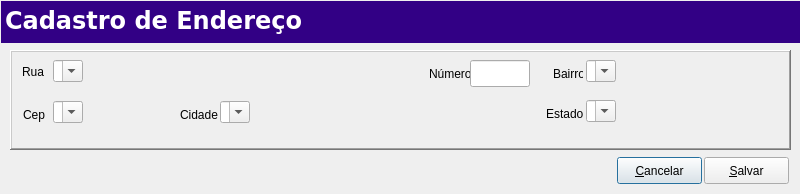
<?xml version="1.0" encoding="UTF-8"?>
<ui version="4.0">
 <class>Editaddress</class>
 <widget class="QDialog" name="Editaddress">
  <property name="geometry">
   <rect>
    <x>0</x>
    <y>0</y>
    <width>800</width>
    <height>194</height>
   </rect>
  </property>
  <property name="windowTitle">
   <string>Edit</string>
  </property>
  <widget class="QFrame" name="frame">
   <property name="geometry">
    <rect>
     <x>10</x>
     <y>50</y>
     <width>781</width>
     <height>100</height>
    </rect>
   </property>
   <property name="frameShape">
    <enum>QFrame::WinPanel</enum>
   </property>
   <property name="frameShadow">
    <enum>QFrame::Raised</enum>
   </property>
   <widget class="QLabel" name="Lblstreet">
    <property name="geometry">
     <rect>
      <x>12</x>
      <y>13</y>
      <width>31</width>
      <height>17</height>
     </rect>
    </property>
    <property name="text">
     <string>Rua</string>
    </property>
   </widget>
   <widget class="SComboBox" name="CmbBxstreet">
    <property name="geometry">
     <rect>
      <x>43</x>
      <y>10</y>
      <width>361</width>
      <height>27</height>
     </rect>
    </property>
    <property name="editable">
     <bool>true</bool>
    </property>
    <property name="sizeAdjustPolicy">
     <enum>QComboBox::AdjustToContents</enum>
    </property>
    <item>
     <property name="text">
      <string/>
     </property>
    </item>
   </widget>
   <widget class="QLabel" name="Lblnumber">
    <property name="geometry">
     <rect>
      <x>419</x>
      <y>15</y>
      <width>41</width>
      <height>17</height>
     </rect>
    </property>
    <property name="text">
     <string>Número</string>
    </property>
   </widget>
   <widget class="QLineEdit" name="LnEdtnumber">
    <property name="geometry">
     <rect>
      <x>460</x>
      <y>10</y>
      <width>60</width>
      <height>27</height>
     </rect>
    </property>
   </widget>
   <widget class="QLabel" name="Lblcep">
    <property name="geometry">
     <rect>
      <x>13</x>
      <y>56</y>
      <width>30</width>
      <height>17</height>
     </rect>
    </property>
    <property name="text">
     <string>Cep</string>
    </property>
   </widget>
   <widget class="SComboBox" name="CmbBxcep">
    <property name="geometry">
     <rect>
      <x>43</x>
      <y>51</y>
      <width>101</width>
      <height>27</height>
     </rect>
    </property>
    <property name="editable">
     <bool>true</bool>
    </property>
    <property name="sizeAdjustPolicy">
     <enum>QComboBox::AdjustToContents</enum>
    </property>
    <item>
     <property name="text">
      <string/>
     </property>
    </item>
   </widget>
   <widget class="QLabel" name="LblNeighborhood">
    <property name="geometry">
     <rect>
      <x>543</x>
      <y>15</y>
      <width>30</width>
      <height>17</height>
     </rect>
    </property>
    <property name="text">
     <string>Bairro</string>
    </property>
   </widget>
   <widget class="SComboBox" name="CmbBxNeighborhood">
    <property name="geometry">
     <rect>
      <x>576</x>
      <y>10</y>
      <width>181</width>
      <height>27</height>
     </rect>
    </property>
    <property name="editable">
     <bool>true</bool>
    </property>
    <property name="sizeAdjustPolicy">
     <enum>QComboBox::AdjustToContents</enum>
    </property>
    <item>
     <property name="text">
      <string/>
     </property>
    </item>
   </widget>
   <widget class="QLabel" name="Lblcity">
    <property name="geometry">
     <rect>
      <x>170</x>
      <y>56</y>
      <width>41</width>
      <height>17</height>
     </rect>
    </property>
    <property name="text">
     <string>Cidade</string>
    </property>
   </widget>
   <widget class="SComboBox" name="CmbBxcity">
    <property name="geometry">
     <rect>
      <x>210</x>
      <y>51</y>
      <width>311</width>
      <height>27</height>
     </rect>
    </property>
    <property name="editable">
     <bool>true</bool>
    </property>
    <property name="sizeAdjustPolicy">
     <enum>QComboBox::AdjustToContents</enum>
    </property>
    <item>
     <property name="text">
      <string/>
     </property>
    </item>
   </widget>
   <widget class="QLabel" name="Lblstate">
    <property name="geometry">
     <rect>
      <x>536</x>
      <y>55</y>
      <width>41</width>
      <height>17</height>
     </rect>
    </property>
    <property name="text">
     <string>Estado</string>
    </property>
   </widget>
   <widget class="SComboBox" name="CmbBxstate">
    <property name="geometry">
     <rect>
      <x>576</x>
      <y>50</y>
      <width>181</width>
      <height>27</height>
     </rect>
    </property>
    <property name="editable">
     <bool>true</bool>
    </property>
    <property name="sizeAdjustPolicy">
     <enum>QComboBox::AdjustToContents</enum>
    </property>
    <item>
     <property name="text">
      <string/>
     </property>
    </item>
   </widget>
  </widget>
  <widget class="QFrame" name="topmenu">
   <property name="geometry">
    <rect>
     <x>1</x>
     <y>1</y>
     <width>801</width>
     <height>42</height>
    </rect>
   </property>
   <property name="minimumSize">
    <size>
     <width>0</width>
     <height>42</height>
    </size>
   </property>
   <property name="maximumSize">
    <size>
     <width>16777215</width>
     <height>42</height>
    </size>
   </property>
   <property name="styleSheet">
    <string notr="true">background-color: rgb(50, 0, 133);</string>
   </property>
   <property name="frameShadow">
    <enum>QFrame::Raised</enum>
   </property>
   <widget class="QLabel" name="labelStatus">
    <property name="enabled">
     <bool>false</bool>
    </property>
    <property name="geometry">
     <rect>
      <x>4</x>
      <y>0</y>
      <width>541</width>
      <height>39</height>
     </rect>
    </property>
    <property name="palette">
     <palette>
      <active>
       <colorrole role="WindowText">
        <brush brushstyle="SolidPattern">
         <color alpha="255">
          <red>255</red>
          <green>255</green>
          <blue>255</blue>
         </color>
        </brush>
       </colorrole>
       <colorrole role="Button">
        <brush brushstyle="SolidPattern">
         <color alpha="255">
          <red>50</red>
          <green>0</green>
          <blue>133</blue>
         </color>
        </brush>
       </colorrole>
       <colorrole role="Text">
        <brush brushstyle="SolidPattern">
         <color alpha="255">
          <red>255</red>
          <green>255</green>
          <blue>255</blue>
         </color>
        </brush>
       </colorrole>
       <colorrole role="ButtonText">
        <brush brushstyle="SolidPattern">
         <color alpha="255">
          <red>255</red>
          <green>255</green>
          <blue>255</blue>
         </color>
        </brush>
       </colorrole>
       <colorrole role="Base">
        <brush brushstyle="SolidPattern">
         <color alpha="255">
          <red>50</red>
          <green>0</green>
          <blue>133</blue>
         </color>
        </brush>
       </colorrole>
       <colorrole role="Window">
        <brush brushstyle="SolidPattern">
         <color alpha="255">
          <red>50</red>
          <green>0</green>
          <blue>133</blue>
         </color>
        </brush>
       </colorrole>
      </active>
      <inactive>
       <colorrole role="WindowText">
        <brush brushstyle="SolidPattern">
         <color alpha="255">
          <red>255</red>
          <green>255</green>
          <blue>255</blue>
         </color>
        </brush>
       </colorrole>
       <colorrole role="Button">
        <brush brushstyle="SolidPattern">
         <color alpha="255">
          <red>50</red>
          <green>0</green>
          <blue>133</blue>
         </color>
        </brush>
       </colorrole>
       <colorrole role="Text">
        <brush brushstyle="SolidPattern">
         <color alpha="255">
          <red>255</red>
          <green>255</green>
          <blue>255</blue>
         </color>
        </brush>
       </colorrole>
       <colorrole role="ButtonText">
        <brush brushstyle="SolidPattern">
         <color alpha="255">
          <red>255</red>
          <green>255</green>
          <blue>255</blue>
         </color>
        </brush>
       </colorrole>
       <colorrole role="Base">
        <brush brushstyle="SolidPattern">
         <color alpha="255">
          <red>50</red>
          <green>0</green>
          <blue>133</blue>
         </color>
        </brush>
       </colorrole>
       <colorrole role="Window">
        <brush brushstyle="SolidPattern">
         <color alpha="255">
          <red>50</red>
          <green>0</green>
          <blue>133</blue>
         </color>
        </brush>
       </colorrole>
      </inactive>
      <disabled>
       <colorrole role="WindowText">
        <brush brushstyle="SolidPattern">
         <color alpha="255">
          <red>255</red>
          <green>255</green>
          <blue>255</blue>
         </color>
        </brush>
       </colorrole>
       <colorrole role="Button">
        <brush brushstyle="SolidPattern">
         <color alpha="255">
          <red>50</red>
          <green>0</green>
          <blue>133</blue>
         </color>
        </brush>
       </colorrole>
       <colorrole role="Text">
        <brush brushstyle="SolidPattern">
         <color alpha="255">
          <red>255</red>
          <green>255</green>
          <blue>255</blue>
         </color>
        </brush>
       </colorrole>
       <colorrole role="ButtonText">
        <brush brushstyle="SolidPattern">
         <color alpha="255">
          <red>255</red>
          <green>255</green>
          <blue>255</blue>
         </color>
        </brush>
       </colorrole>
       <colorrole role="Base">
        <brush brushstyle="SolidPattern">
         <color alpha="255">
          <red>50</red>
          <green>0</green>
          <blue>133</blue>
         </color>
        </brush>
       </colorrole>
       <colorrole role="Window">
        <brush brushstyle="SolidPattern">
         <color alpha="255">
          <red>50</red>
          <green>0</green>
          <blue>133</blue>
         </color>
        </brush>
       </colorrole>
      </disabled>
     </palette>
    </property>
    <property name="font">
     <font>
      <family>Verdana</family>
      <pointsize>18</pointsize>
      <weight>75</weight>
      <bold>true</bold>
     </font>
    </property>
    <property name="styleSheet">
     <string/>
    </property>
    <property name="frameShape">
     <enum>QFrame::NoFrame</enum>
    </property>
    <property name="frameShadow">
     <enum>QFrame::Plain</enum>
    </property>
    <property name="lineWidth">
     <number>1</number>
    </property>
    <property name="text">
     <string>Cadastro de Endereço</string>
    </property>
    <property name="textFormat">
     <enum>Qt::AutoText</enum>
    </property>
    <property name="alignment">
     <set>Qt::AlignLeading|Qt::AlignLeft|Qt::AlignVCenter</set>
    </property>
    <property name="wordWrap">
     <bool>false</bool>
    </property>
    <property name="textInteractionFlags">
     <set>Qt::NoTextInteraction</set>
    </property>
   </widget>
  </widget>
  <widget class="QPushButton" name="PshBtnCancel">
   <property name="geometry">
    <rect>
     <x>617</x>
     <y>157</y>
     <width>85</width>
     <height>27</height>
    </rect>
   </property>
   <property name="text">
    <string>&amp;Cancelar</string>
   </property>
  </widget>
  <widget class="QPushButton" name="PshBtnSave">
   <property name="geometry">
    <rect>
     <x>704</x>
     <y>157</y>
     <width>85</width>
     <height>27</height>
    </rect>
   </property>
   <property name="text">
    <string>&amp;Salvar</string>
   </property>
  </widget>
 </widget>
 <customwidgets>
  <customwidget>
   <class>SComboBox</class>
   <extends>QComboBox</extends>
   <header location="global">scombobox.h</header>
  </customwidget>
 </customwidgets>
 <resources/>
 <connections/>
</ui>
